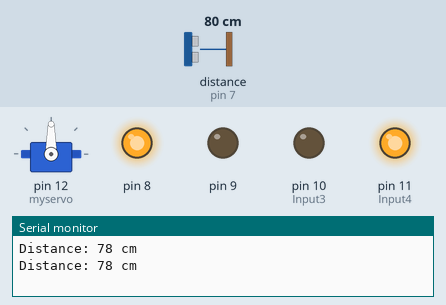
Recording of a sketch running on a simulated Arduino Uno, built with avr-gcc and run on an emulated ATmega328P. Parts: servo, output pins drawn as LEDs (lit = HIGH), the last lines printed to the serial monitor. Wiring (inferred from the names in the program): ultrasonic range finder: trigger pin 13; echo pin 7. Dashed ring = blinking. Inputs (shaded band) come from the test bench; at power-on: distance to the obstacle (sensor on pin 7) 80 cm. The echo pulse lasts 58.3 µs per cm; pins used as bus, display or sensor lines are not drawn.

Above: at 1.8 s.
1.9 s: distance to the obstacle (sensor on pin 7) set to 21 cm
6.0 s: distance to the obstacle (sensor on pin 7) set to 18 cm
At 8.3 s:
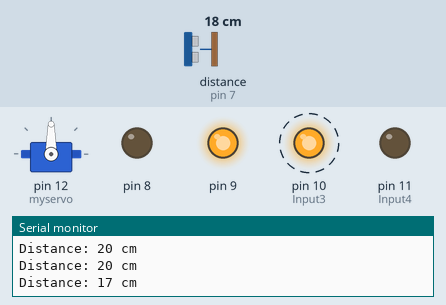
9.5 s: distance to the obstacle (sensor on pin 7) set to 120 cm
At 11.3 s:
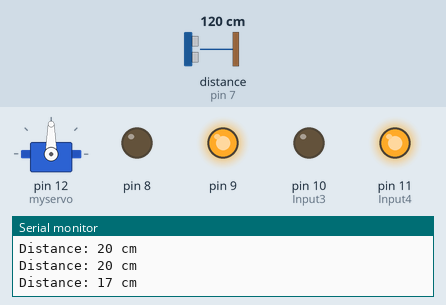
13.0 s: distance to the obstacle (sensor on pin 7) set to 2 cm
At 17.0 s:
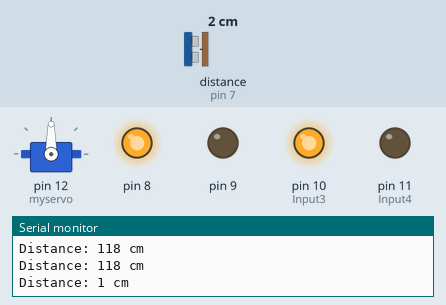
17.1 s: distance to the obstacle (sensor on pin 7) set to 35 cm
At 17.97 s:
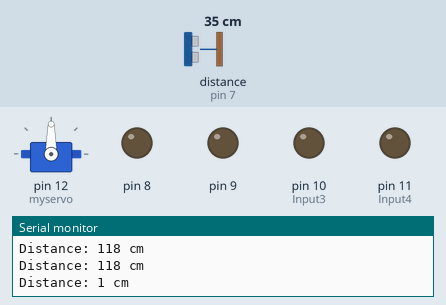
Timing chart, 0 to 20.6 s (numbered marks = the images above; inputs shaded):
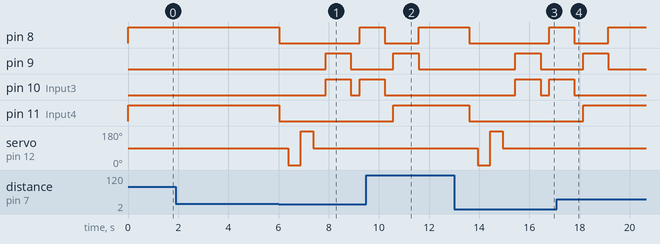

Measured:
- the behaviour switches between 20 and 19 cm on distance to the obstacle (sensor on pin 7) (found by bisection; images 0 and 1)
- after the input at 6.0 s, pin 8: HIGH → LOW at once, → HIGH 3.2 s later; pin 9: LOW → HIGH after 1.9 s, → LOW 1.0 s later; pin 10 (Input3): LOW → HIGH after 1.9 s, → LOW 1.0 s later, → HIGH 0.35 s later; pin 11 (Input4): HIGH → LOW at once; servo on pin 12 (myservo): 90° → 0° after 0.38 s, → 180° 0.50 s later, → 90° 0.50 s later
- after the input at 9.5 s, pin 11 (Input4): goes on until 10.6 s, then stays HIGH; servo on pin 12 (myservo): stays 90° (without the input it goes to 0° after 2.4 s)
- after the input at 13.0 s, pin 8: HIGH → LOW after 0.60 s, → HIGH 3.2 s later; pin 9: LOW → HIGH after 2.4 s, → LOW 1.0 s later; pin 10 (Input3): LOW → HIGH after 2.4 s, → LOW 1.0 s later, → HIGH 0.35 s later; pin 11 (Input4): HIGH → LOW after 0.60 s; servo on pin 12 (myservo): 90° → 0° after 0.95 s, → 180° 0.50 s later, → 90° 0.50 s later
- after the input at 17.1 s, pin 9: goes on until 19.1 s, then stays LOW; pin 10 (Input3): goes on until 17.8 s, then stays LOW; pin 11 (Input4): goes on until 18.1 s, then stays HIGH; servo on pin 12 (myservo): stays 90° (without the input it goes to 0° after 2.4 s)

The sketch:

obstacle_avoding1.ino
```cpp
#include <Servo.h>
int trigPin = 13;
int echoPin = 7;
int distance;
int Input1=8;
int Input2=9;
int Input4=11;
int Input3=10;
long duration;
Servo myservo;
void setup() {
  Serial.begin(9600);
  pinMode(trigPin, OUTPUT);
  pinMode(echoPin, INPUT);
  myservo.attach(12);
  pinMode(8, OUTPUT);
  pinMode(9, OUTPUT);
  pinMode(Input4, OUTPUT);
  pinMode(Input3, OUTPUT);
}

void loop()
{
  digitalWrite(trigPin, LOW);
  delayMicroseconds(2);
  digitalWrite(trigPin, HIGH);
  delayMicroseconds(10);
  digitalWrite(trigPin, LOW);
  duration = pulseIn(echoPin, HIGH);
  distance = duration*0.034/2;
  Serial.print("Distance: ");
  Serial.print(distance);
  Serial.println(" cm");

  if (distance>20)
  {
    digitalWrite(8, HIGH);
    digitalWrite(9, LOW);
    digitalWrite(Input4, HIGH);
    digitalWrite(Input3, LOW);
    delay(1000);
    myservo.write(90);

  }
  else if(distance<19)
  {
    digitalWrite(8, LOW);
    digitalWrite(9, LOW);      //  stop
    digitalWrite(Input4, LOW);
    digitalWrite(Input3, LOW);
    delay(350);

    myservo.write(0);
    delay(500);
    myservo.write(180);
    delay(500);
    myservo.write(90);
    delay(500);

    digitalWrite(8, LOW);
    digitalWrite(9, HIGH);
    digitalWrite(Input4, LOW);    // BACKWARD
    digitalWrite(Input3,HIGH);
    delay(1000);

    digitalWrite(8, LOW);
    digitalWrite(9, LOW);
    digitalWrite(Input4, LOW);
    digitalWrite(Input3, LOW);     // STOP
    delay(350);


    digitalWrite(8, HIGH);
    digitalWrite(9, LOW);
    digitalWrite(Input4, LOW);   // TURN RIGHT
    digitalWrite(Input3, HIGH);
    delay(1000);

    digitalWrite(8, LOW);
    digitalWrite(9, LOW);      //  stop
    digitalWrite(Input4, LOW);
    digitalWrite(Input3, LOW);
    delay(350);

    digitalWrite(8, LOW);
    digitalWrite(9, HIGH);      //  TURN LEFT
    digitalWrite(Input4, HIGH);
    digitalWrite(Input3, LOW);
    delay(1000);
  }
}
```
